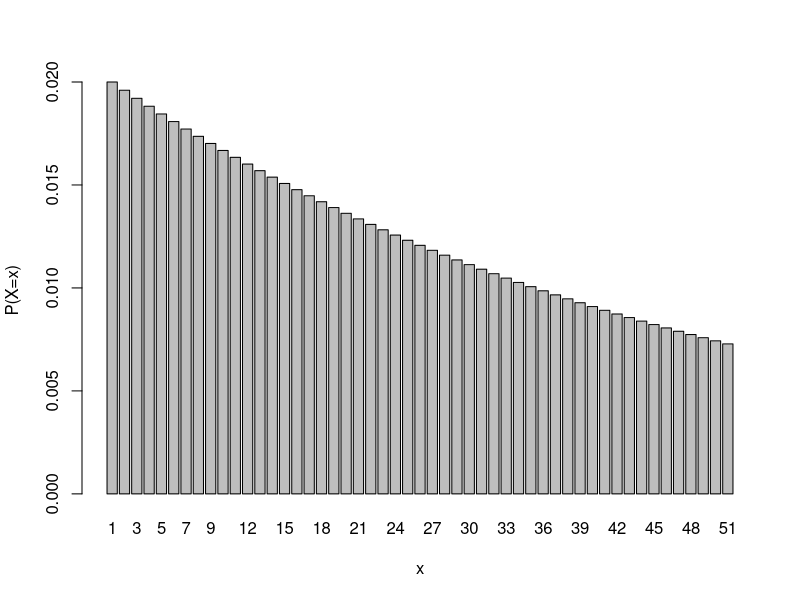

R code for this plot:
#page no: 211-212
library(ggplot2)
p=0.02
x=7
P_7=((1-p)^(x-1))*p
print(paste("a. P(x=7)= ",round(P_7,4)))
m=1/p
print(paste("mean =",round(m,4)))
pp<-0
for(i in 1:51)
{
  pp[i]=((1-p)^(i-1))*p
}
variance=(1/p)*((1/p)-1)
sd=sqrt(variance)
print(paste("the variance=",variance))
print(paste("the sd=",round(sd,1)))
x1=seq(1,51,by=1)
barplot(pp,names.arg=x1,xlab="x",ylab="P(X=x)")
